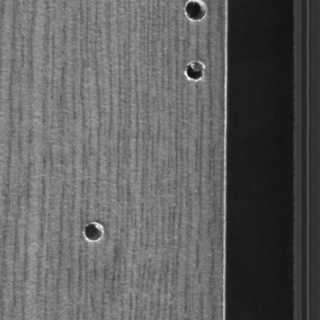
%> input picture data/image/10[600]_180_1_2_151.jpg, 320 x 320 px; its folder holds only this picture in this run
$ octave fuzzy_edge.m   (GNU Octave 9; MATLAB toolbox functions it lacks are replaced by stand-ins)
%> lines starting %> are read from the running program, lines starting %| are printed output that depends on the picture
image_folder = 'C:/src/personal/PanelsDrillSegmentation/data/image/'
output_folder = 'C:/Users/rytis/Desktop/fuzzy_edge_images/'
files = dir(fullfile(image_folder, '*.jpg'))
folders = {files.folder}
names = {files.name}
for k=1:length(names)
    image_path = [folders{k}, '/', names{k}]
    grey_image = imread(image_path);
%> grey_image is the input picture: size 320x320 uint8; min 16, max 251, mean 95.7
    I = im2double(grey_image);
    Gx = [-1 1];
    Gy = Gx';
    Ix = conv2(I,Gx,'same');
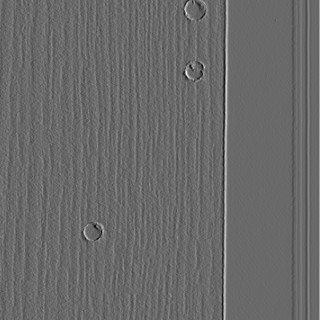
%> Ix: size 320x320 double; min -0.357, max 0.506, mean 0.0015; drawn with min black and max white
    Iy = conv2(I,Gy,'same');
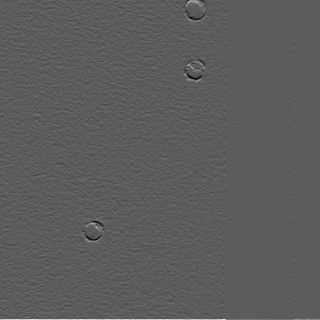
%> Iy: size 320x320 double; min -0.392, max 0.69, mean 0.00124; drawn with min black and max white
%> (the run ends here)

$ run again, on data/image/10[600]_180_1_2_87.jpg
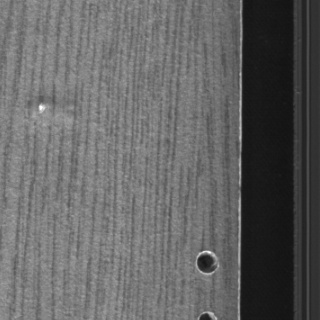
%> input picture data/image/10[600]_180_1_2_87.jpg, 320 x 320 px
%> grey_image is the input picture: size 320x320 uint8; min 18, max 255, mean 99.7
%> `Ix = conv2(I,Gx,'same');`:
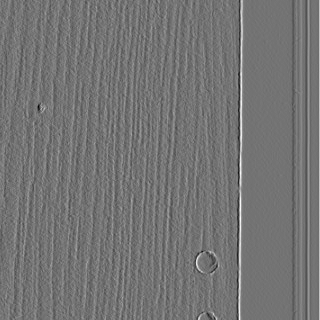
%> Ix: size 320x320 double; min -0.31, max 0.373, mean 0.00154; drawn with min black and max white
%> `Iy = conv2(I,Gy,'same');`:
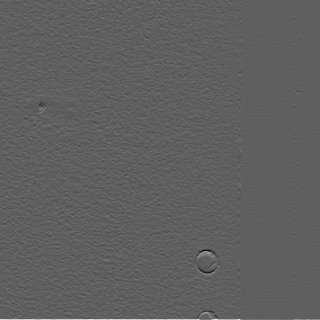
%> Iy: size 320x320 double; min -0.431, max 0.718, mean 0.00124; drawn with min black and max white
